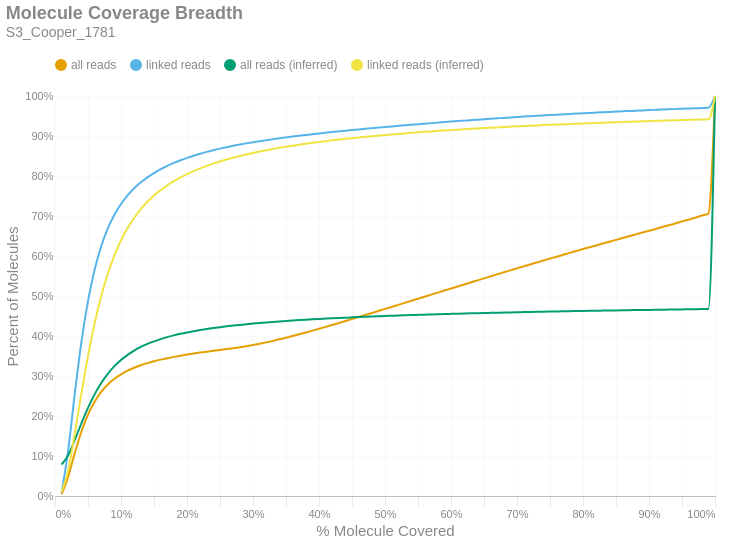

Notebook code for this chart:
### Markdown cell above
### Molecule Read Coverage
This chart shows molecule coverage breadth as computed by the number of bases aligned to that molecule. In other words, "*how much of each unique long molecule is actually sequenced/aligned?*" Keep in mind there is a distinction between sequences and alignments, since some sequences belonging to a particular molecule may not align well and wouldn't appear in the alignment data. This chart also shows molecule coverage breadth as computed by the *inferred fragment* from which the aligned sequences originate. Unlike read coverage, this calculation takes into account the total insert size, including unsequenced gaps between the forward and reverse reads. Like the previous figures, these are cumulative percents.

### Code cell
if SKIPLR:
    print_html(f"Skipped")
else:
    binned_df = consolidated_hist(valids['coverage_bp'], mask, 0.01, True)
    binned_df_inf = consolidated_hist(valids['coverage_inserts'], mask, 0.01, True)
    binned_df = binned_df.with_columns(pl.lit(binned_df_inf['all reads (cumsum)']).alias('all reads (inferred)'))
    binned_df = binned_df.with_columns(pl.lit(binned_df_inf['linked reads (cumsum)']).alias('linked reads (inferred)'))
    binned_df = binned_df.with_columns(
        (pl.col('bin').cast(pl.Float64) + 0.01).alias('right_edge')
    )

    with SafeRender(binned_df):
        (
            density_plot(binned_df, 'Molecule Coverage Breadth', samplename, 'molcov', ['all reads (inferred)','linked reads (inferred)'])
            .encode(
                #x=alt.X('bin:Q', title="% Molecule Covered").axis(format = '%').scale(padding=0),
                x=alt.X('right_edge:Q', title="% Molecule Covered").axis(format='%').scale(padding=0),
                y=alt.Y('value:Q', title='Percent of Molecules')
                    .axis(format='%')
                    .stack(False)
                    .scale(domainMin=0, padding=0),
                color=alt.Color("key:N").scale(domain = ["all reads", "linked reads", "all reads (inferred)", "linked reads (inferred)"]),
                tooltip = [
                    alt.Tooltip("key:N", title = "Data Type"),
                    alt.Tooltip("range_label:N", title="% Molecule Covered"),
                    alt.Tooltip("value:Q", format = ".2%", title="% Molecules")
                ]
            )
        ).display()

### Figure 1 — Vega-Lite specification as saved in the notebook (floating-point values rounded to 4 significant figures)
{"width": "container", "height": 400, "config": {"title": {"anchor": "start", "dy": -15, "fontSize": 18, "color": "#888888", "subtitleColor": "#888888", "subtitleFontSize": 14}, "arc": {"fill": "#0072B2"}, "axis": {"domainColor": "#888888", "domainWidth": 0.5, "gridWidth": 0.2, "grid": false, "titleFontWeight": 400, "titleFontSize": 15, "labelFontSize": 11, "labelColor": "#888888", "tickColor": "#888888", "tickWidth": 0.2, "titleColor": "#888888"}, "axisBand": {"grid": false}, "axisX": {"grid": true, "tickSize": 10, "domainCap": "round"}, "axisY": {"domain": false, "grid": true, "tickSize": 0, "domainCap": "round"}, "background": "transparent", "header": {"labelFontSize": 15, "labelColor": "#888888", "titleFontSize": 15, "titleFontWeight": 600, "titleColor": "#888888"}, "legend": {"labelFont": "sans-serif", "labelFontSize": 12, "labelColor": "#888888", "symbolSize": 100, "symbolType": "circle", "titleFontSize": 12, "titlePadding": 10, "titleColor": "#888888", "title": null, "orient": "top"}, "range": {"category": ["#E69F00", "#56B4E9", "#009E73", "#F0E442", "#0072B2", "#D55E00", "#CC79A7", "#000000"], "diverging": ["#cfe8f3", "#a2d4ec", "#73bfe2", "#46abdb", "#1696d2", "#12719e"]}, "area": {"fill": "#0072B2", "fillOpacity": 0.7, "line": true, "strokeOpacity": 0.7}, "line": {"color": "#0072B2", "stroke": "#0072B2", "strokeWidth": 2}, "trail": {"color": "#0072B2", "stroke": "#0072B2", "strokeWidth": 0, "size": 1}, "point": {"filled": true, "fillOpacity": 1.0, "size": 95}, "text": {"color": "#888888", "fontSize": 11, "align": "right", "fontWeight": 400, "size": 11}, "bar": {"fill": "#0072B2", "stroke": null}, "view": {"stroke": null, "continuousWidth": 660, "continuousHeight": 400}}, "data": {"name": "data-b69a660d8f7adb442a5e45b6319dc50c"}, "mark": {"type": "line", "interpolate": "monotone", "point": {"opacity": 0, "size": 275}}, "encoding": {"color": {"field": "key", "scale": {"domain": ["all reads", "linked reads", "all reads (inferred)", "linked reads (inferred)"]}, "type": "nominal"}, "tooltip": [{"field": "key", "title": "Data Type", "type": "nominal"}, {"field": "range_label", "title": "% Molecule Covered", "type": "nominal"}, {"field": "value", "format": ".2%", "title": "% Molecules", "type": "quantitative"}], "x": {"axis": {"format": "%"}, "field": "right_edge", "scale": {"padding": 0}, "title": "% Molecule Covered", "type": "quantitative"}, "y": {"axis": {"format": "%"}, "field": "value", "scale": {"domainMin": 0, "padding": 0}, "stack": false, "title": "Percent of Molecules", "type": "quantitative"}}, "params": [{"name": "param_c36ac31b6afebe62", "select": {"type": "point", "fields": ["key"]}, "bind": "legend"}], "title": {"text": "Molecule Coverage Breadth", "subtitle": "S3_Cooper_1781"}, "transform": [{"fold": ["all reads (cumsum)", "linked reads (cumsum)", "all reads (inferred)", "linked reads (inferred)"]}, {"calculate": "replace(datum.key, ' (cumsum)', '')", "as": "key"}, {"filter": {"param": "param_c36ac31b6afebe62"}}], "usermeta": {"embedOptions": {"downloadFileName": "S3_Cooper_1781.molcov"}}, "$schema": "https://vega.github.io/schema/vega-lite/v6.1.0.json", "datasets": {"data-b69a660d8f7adb442a5e45b6319dc50c": [{"bin": "0.0", "interval": "0.0-0.01", "all reads": 0.004047, "linked reads": 0.008805, "all reads (cumsum)": 0.004047, "linked reads (cumsum)": 0.008805, "range_label": "0.0-0.01", "all reads (inferred)": 0.07869, "linked reads (inferred)": 0.01001, "right_edge": 0.01}, {"bin": "0.01", "interval": "0.01-0.02", "all reads": 0.04437, "linked reads": 0.1055, "all reads (cumsum)": 0.04842, "linked reads (cumsum)": 0.1143, "range_label": "0.01-0.02", "all reads (inferred)": 0.1017, "linked reads (inferred)": 0.06412, "right_edge": 0.02}, {"bin": "0.02", "interval": "0.02-0.03", "all reads": 0.05896, "linked reads": 0.1418, "all reads (cumsum)": 0.1074, "linked reads (cumsum)": 0.2561, "range_label": "0.02-0.03", "all reads (inferred)": 0.1401, "linked reads (inferred)": 0.1561, "right_edge": 0.03}, {"bin": "0.03", "interval": "0.03-0.04", "all reads": 0.05331, "linked reads": 0.1285, "all reads (cumsum)": 0.1607, "linked reads (cumsum)": 0.3846, "range_label": "0.03-0.04", "all reads (inferred)": 0.1818, "linked reads (inferred)": 0.2565, "right_edge": 0.04}, {"bin": "0.04", "interval": "0.04-0.05", "all reads": 0.04254, "linked reads": 0.1026, "all reads (cumsum)": 0.2032, "linked reads (cumsum)": 0.4872, "range_label": "0.04-0.05", "all reads (inferred)": 0.2204, "linked reads (inferred)": 0.3498, "right_edge": 0.05}, {"bin": "0.05", "interval": "0.05-0.06", "all reads": 0.03252, "linked reads": 0.07835, "all reads (cumsum)": 0.2358, "linked reads (cumsum)": 0.5655, "range_label": "0.05-0.06", "all reads (inferred)": 0.2541, "linked reads (inferred)": 0.4312, "right_edge": 0.06}, {"bin": "0.06", "interval": "0.06-0.07", "all reads": 0.02447, "linked reads": 0.05891, "all reads (cumsum)": 0.2602, "linked reads (cumsum)": 0.6244, "range_label": "0.06-0.07", "all reads (inferred)": 0.2823, "linked reads (inferred)": 0.4994, "right_edge": 0.07}, {"bin": "0.07", "interval": "0.07-0.08", "all reads": 0.01846, "linked reads": 0.04438, "all reads (cumsum)": 0.2787, "linked reads (cumsum)": 0.6688, "range_label": "0.07-0.08", "all reads (inferred)": 0.3055, "linked reads (inferred)": 0.5556, "right_edge": 0.08}, {"bin": "0.08", "interval": "0.08-0.09", "all reads": 0.01435, "linked reads": 0.03442, "all reads (cumsum)": 0.293, "linked reads (cumsum)": 0.7032, "range_label": "0.08-0.09", "all reads (inferred)": 0.3246, "linked reads (inferred)": 0.6016, "right_edge": 0.09}, {"bin": "0.09", "interval": "0.09-0.1", "all reads": 0.01121, "linked reads": 0.02683, "all reads (cumsum)": 0.3042, "linked reads (cumsum)": 0.73, "range_label": "0.09-0.1", "all reads (inferred)": 0.3401, "linked reads (inferred)": 0.6391, "right_edge": 0.1}, {"bin": "0.1", "interval": "0.1-0.11", "all reads": 0.009091, "linked reads": 0.0217, "all reads (cumsum)": 0.3133, "linked reads (cumsum)": 0.7517, "range_label": "0.1-0.11", "all reads (inferred)": 0.3529, "linked reads (inferred)": 0.67, "right_edge": 0.11}, {"bin": "0.11", "interval": "0.11-0.12", "all reads": 0.007409, "linked reads": 0.01762, "all reads (cumsum)": 0.3207, "linked reads (cumsum)": 0.7694, "range_label": "0.11-0.12", "all reads (inferred)": 0.3636, "linked reads (inferred)": 0.6957, "right_edge": 0.12}, {"bin": "0.12", "interval": "0.12-0.13", "all reads": 0.006237, "linked reads": 0.01479, "all reads (cumsum)": 0.327, "linked reads (cumsum)": 0.7841, "range_label": "0.12-0.13", "all reads (inferred)": 0.3726, "linked reads (inferred)": 0.7173, "right_edge": 0.13}, {"bin": "0.13", "interval": "0.13-0.14", "all reads": 0.005292, "linked reads": 0.01249, "all reads (cumsum)": 0.3323, "linked reads (cumsum)": 0.7966, "range_label": "0.13-0.14", "all reads (inferred)": 0.3801, "linked reads (inferred)": 0.7355, "right_edge": 0.14}, {"bin": "0.14", "interval": "0.14-0.15", "all reads": 0.004605, "linked reads": 0.0108, "all reads (cumsum)": 0.3369, "linked reads (cumsum)": 0.8074, "range_label": "0.14-0.15", "all reads (inferred)": 0.3866, "linked reads (inferred)": 0.7511, "right_edge": 0.15}, {"bin": "0.15", "interval": "0.15-0.16", "all reads": 0.004068, "linked reads": 0.009453, "all reads (cumsum)": 0.3409, "linked reads (cumsum)": 0.8169, "range_label": "0.15-0.16", "all reads (inferred)": 0.3922, "linked reads (inferred)": 0.7646, "right_edge": 0.16}, {"bin": "0.16", "interval": "0.16-0.17", "all reads": 0.00363, "linked reads": 0.008348, "all reads (cumsum)": 0.3446, "linked reads (cumsum)": 0.8252, "range_label": "0.16-0.17", "all reads (inferred)": 0.3971, "linked reads (inferred)": 0.7764, "right_edge": 0.17}, {"bin": "0.17", "interval": "0.17-0.18", "all reads": 0.00327, "linked reads": 0.007393, "all reads (cumsum)": 0.3478, "linked reads (cumsum)": 0.8326, "range_label": "0.17-0.18", "all reads (inferred)": 0.4015, "linked reads (inferred)": 0.7869, "right_edge": 0.18}, {"bin": "0.18", "interval": "0.18-0.19", "all reads": 0.002996, "linked reads": 0.006629, "all reads (cumsum)": 0.3508, "linked reads (cumsum)": 0.8393, "range_label": "0.18-0.19", "all reads (inferred)": 0.4054, "linked reads (inferred)": 0.7963, "right_edge": 0.19}, {"bin": "0.19", "interval": "0.19-0.2", "all reads": 0.002792, "linked reads": 0.006054, "all reads (cumsum)": 0.3536, "linked reads (cumsum)": 0.8453, "range_label": "0.19-0.2", "all reads (inferred)": 0.4089, "linked reads (inferred)": 0.8047, "right_edge": 0.2}, {"bin": "0.2", "interval": "0.2-0.21", "all reads": 0.002552, "linked reads": 0.005423, "all reads (cumsum)": 0.3562, "linked reads (cumsum)": 0.8507, "range_label": "0.2-0.21", "all reads (inferred)": 0.412, "linked reads (inferred)": 0.8122, "right_edge": 0.21}, {"bin": "0.21", "interval": "0.21-0.22", "all reads": 0.002404, "linked reads": 0.004945, "all reads (cumsum)": 0.3586, "linked reads (cumsum)": 0.8557, "range_label": "0.21-0.22", "all reads (inferred)": 0.4148, "linked reads (inferred)": 0.8189, "right_edge": 0.22}, {"bin": "0.22", "interval": "0.22-0.23", "all reads": 0.002282, "linked reads": 0.004576, "all reads (cumsum)": 0.3609, "linked reads (cumsum)": 0.8603, "range_label": "0.22-0.23", "all reads (inferred)": 0.4175, "linked reads (inferred)": 0.8252, "right_edge": 0.23}, {"bin": "0.23", "interval": "0.23-0.24", "all reads": 0.002207, "linked reads": 0.004263, "all reads (cumsum)": 0.3631, "linked reads (cumsum)": 0.8645, "range_label": "0.23-0.24", "all reads (inferred)": 0.4199, "linked reads (inferred)": 0.8309, "right_edge": 0.24}, {"bin": "0.24", "interval": "0.24-0.25", "all reads": 0.002123, "linked reads": 0.003918, "all reads (cumsum)": 0.3652, "linked reads (cumsum)": 0.8684, "range_label": "0.24-0.25", "all reads (inferred)": 0.4221, "linked reads (inferred)": 0.8363, "right_edge": 0.25}, {"bin": "0.25", "interval": "0.25-0.26", "all reads": 0.002053, "linked reads": 0.003602, "all reads (cumsum)": 0.3673, "linked reads (cumsum)": 0.872, "range_label": "0.25-0.26", "all reads (inferred)": 0.4241, "linked reads (inferred)": 0.8411, "right_edge": 0.26}, {"bin": "0.26", "interval": "0.26-0.27", "all reads": 0.002162, "linked reads": 0.003385, "all reads (cumsum)": 0.3694, "linked reads (cumsum)": 0.8754, "range_label": "0.26-0.27", "all reads (inferred)": 0.426, "linked reads (inferred)": 0.8457, "right_edge": 0.27}, {"bin": "0.27", "interval": "0.27-0.28", "all reads": 0.002365, "linked reads": 0.003137, "all reads (cumsum)": 0.3718, "linked reads (cumsum)": 0.8786, "range_label": "0.27-0.28", "all reads (inferred)": 0.4278, "linked reads (inferred)": 0.8499, "right_edge": 0.28}, {"bin": "0.28", "interval": "0.28-0.29", "all reads": 0.002647, "linked reads": 0.002966, "all reads (cumsum)": 0.3744, "linked reads (cumsum)": 0.8815, "range_label": "0.28-0.29", "all reads (inferred)": 0.4295, "linked reads (inferred)": 0.8538, "right_edge": 0.29}, {"bin": "0.29", "interval": "0.29-0.3", "all reads": 0.002962, "linked reads": 0.002828, "all reads (cumsum)": 0.3774, "linked reads (cumsum)": 0.8844, "range_label": "0.29-0.3", "all reads (inferred)": 0.431, "linked reads (inferred)": 0.8576, "right_edge": 0.3}, {"bin": "0.3", "interval": "0.3-0.31", "all reads": 0.003203, "linked reads": 0.002641, "all reads (cumsum)": 0.3806, "linked reads (cumsum)": 0.887, "range_label": "0.3-0.31", "all reads (inferred)": 0.4325, "linked reads (inferred)": 0.861, "right_edge": 0.31}, {"bin": "0.31", "interval": "0.31-0.32", "all reads": 0.003473, "linked reads": 0.002544, "all reads (cumsum)": 0.3841, "linked reads (cumsum)": 0.8895, "range_label": "0.31-0.32", "all reads (inferred)": 0.4338, "linked reads (inferred)": 0.8643, "right_edge": 0.32}, {"bin": "0.32", "interval": "0.32-0.33", "all reads": 0.00374, "linked reads": 0.002419, "all reads (cumsum)": 0.3878, "linked reads (cumsum)": 0.892, "range_label": "0.32-0.33", "all reads (inferred)": 0.4351, "linked reads (inferred)": 0.8674, "right_edge": 0.33}, {"bin": "0.33", "interval": "0.33-0.34", "all reads": 0.003866, "linked reads": 0.002313, "all reads (cumsum)": 0.3917, "linked reads (cumsum)": 0.8943, "range_label": "0.33-0.34", "all reads (inferred)": 0.4364, "linked reads (inferred)": 0.8703, "right_edge": 0.34}, {"bin": "0.34", "interval": "0.34-0.35", "all reads": 0.004026, "linked reads": 0.002154, "all reads (cumsum)": 0.3957, "linked reads (cumsum)": 0.8964, "range_label": "0.34-0.35", "all reads (inferred)": 0.4375, "linked reads (inferred)": 0.8731, "right_edge": 0.35}, {"bin": "0.35", "interval": "0.35-0.36", "all reads": 0.00423, "linked reads": 0.002103, "all reads (cumsum)": 0.3999, "linked reads (cumsum)": 0.8985, "range_label": "0.35-0.36", "all reads (inferred)": 0.4387, "linked reads (inferred)": 0.8757, "right_edge": 0.36}, {"bin": "0.36", "interval": "0.36-0.37", "all reads": 0.004356, "linked reads": 0.002044, "all reads (cumsum)": 0.4043, "linked reads (cumsum)": 0.9006, "range_label": "0.36-0.37", "all reads (inferred)": 0.4397, "linked reads (inferred)": 0.8782, "right_edge": 0.37}, {"bin": "0.37", "interval": "0.37-0.38", "all reads": 0.004482, "linked reads": 0.002011, "all reads (cumsum)": 0.4088, "linked reads (cumsum)": 0.9026, "range_label": "0.37-0.38", "all reads (inferred)": 0.4407, "linked reads (inferred)": 0.8806, "right_edge": 0.38}, {"bin": "0.38", "interval": "0.38-0.39", "all reads": 0.004591, "linked reads": 0.001903, "all reads (cumsum)": 0.4134, "linked reads (cumsum)": 0.9045, "range_label": "0.38-0.39", "all reads (inferred)": 0.4417, "linked reads (inferred)": 0.8829, "right_edge": 0.39}, {"bin": "0.39", "interval": "0.39-0.4", "all reads": 0.004784, "linked reads": 0.001882, "all reads (cumsum)": 0.4181, "linked reads (cumsum)": 0.9064, "range_label": "0.39-0.4", "all reads (inferred)": 0.4426, "linked reads (inferred)": 0.8851, "right_edge": 0.4}, {"bin": "0.4", "interval": "0.4-0.41", "all reads": 0.004645, "linked reads": 0.001766, "all reads (cumsum)": 0.4228, "linked reads (cumsum)": 0.9081, "range_label": "0.4-0.41", "all reads (inferred)": 0.4435, "linked reads (inferred)": 0.8872, "right_edge": 0.41}, {"bin": "0.41", "interval": "0.41-0.42", "all reads": 0.004813, "linked reads": 0.001744, "all reads (cumsum)": 0.4276, "linked reads (cumsum)": 0.9099, "range_label": "0.41-0.42", "all reads (inferred)": 0.4443, "linked reads (inferred)": 0.8891, "right_edge": 0.42}, {"bin": "0.42", "interval": "0.42-0.43", "all reads": 0.004876, "linked reads": 0.001678, "all reads (cumsum)": 0.4325, "linked reads (cumsum)": 0.9116, "range_label": "0.42-0.43", "all reads (inferred)": 0.4451, "linked reads (inferred)": 0.891, "right_edge": 0.43}, {"bin": "0.43", "interval": "0.43-0.44", "all reads": 0.004872, "linked reads": 0.001665, "all reads (cumsum)": 0.4373, "linked reads (cumsum)": 0.9132, "range_label": "0.43-0.44", "all reads (inferred)": 0.4459, "linked reads (inferred)": 0.8929, "right_edge": 0.44}, {"bin": "0.44", "interval": "0.44-0.45", "all reads": 0.004967, "linked reads": 0.001625, "all reads (cumsum)": 0.4423, "linked reads (cumsum)": 0.9149, "range_label": "0.44-0.45", "all reads (inferred)": 0.4466, "linked reads (inferred)": 0.8946, "right_edge": 0.45}, {"bin": "0.45", "interval": "0.45-0.46", "all reads": 0.004999, "linked reads": 0.00159, "all reads (cumsum)": 0.4473, "linked reads (cumsum)": 0.9164, "range_label": "0.45-0.46", "all reads (inferred)": 0.4474, "linked reads (inferred)": 0.8963, "right_edge": 0.46}, {"bin": "0.46", "interval": "0.46-0.47", "all reads": 0.00503, "linked reads": 0.001547, "all reads (cumsum)": 0.4523, "linked reads (cumsum)": 0.918, "range_label": "0.46-0.47", "all reads (inferred)": 0.4481, "linked reads (inferred)": 0.898, "right_edge": 0.47}, {"bin": "0.47", "interval": "0.47-0.48", "all reads": 0.005078, "linked reads": 0.001546, "all reads (cumsum)": 0.4574, "linked reads (cumsum)": 0.9195, "range_label": "0.47-0.48", "all reads (inferred)": 0.4487, "linked reads (inferred)": 0.8995, "right_edge": 0.48}, {"bin": "0.48", "interval": "0.48-0.49", "all reads": 0.004901, "linked reads": 0.001527, "all reads (cumsum)": 0.4623, "linked reads (cumsum)": 0.9211, "range_label": "0.48-0.49", "all reads (inferred)": 0.4494, "linked reads (inferred)": 0.901, "right_edge": 0.49}, {"bin": "0.49", "interval": "0.49-0.5", "all reads": 0.005452, "linked reads": 0.00151, "all reads (cumsum)": 0.4678, "linked reads (cumsum)": 0.9226, "range_label": "0.49-0.5", "all reads (inferred)": 0.45, "linked reads (inferred)": 0.9025, "right_edge": 0.5}, {"bin": "0.5", "interval": "0.5-0.51", "all reads": 0.004722, "linked reads": 0.001421, "all reads (cumsum)": 0.4725, "linked reads (cumsum)": 0.924, "range_label": "0.5-0.51", "all reads (inferred)": 0.4506, "linked reads (inferred)": 0.9039, "right_edge": 0.51}, {"bin": "0.51", "interval": "0.51-0.52", "all reads": 0.005331, "linked reads": 0.001445, "all reads (cumsum)": 0.4778, "linked reads (cumsum)": 0.9254, "range_label": "0.51-0.52", "all reads (inferred)": 0.4512, "linked reads (inferred)": 0.9052, "right_edge": 0.52}, {"bin": "0.52", "interval": "0.52-0.53", "all reads": 0.005081, "linked reads": 0.001403, "all reads (cumsum)": 0.4829, "linked reads (cumsum)": 0.9268, "range_label": "0.52-0.53", "all reads (inferred)": 0.4517, "linked reads (inferred)": 0.9066, "right_edge": 0.53}, {"bin": "0.53", "interval": "0.53-0.54", "all reads": 0.005136, "linked reads": 0.001366, "all reads (cumsum)": 0.488, "linked reads (cumsum)": 0.9282, "range_label": "0.53-0.54", "all reads (inferred)": 0.4523, "linked reads (inferred)": 0.9079, "right_edge": 0.54}, {"bin": "0.54", "interval": "0.54-0.55", "all reads": 0.005066, "linked reads": 0.001339, "all reads (cumsum)": 0.4931, "linked reads (cumsum)": 0.9295, "range_label": "0.54-0.55", "all reads (inferred)": 0.4528, "linked reads (inferred)": 0.9091, "right_edge": 0.55}, {"bin": "0.55", "interval": "0.55-0.56", "all reads": 0.005164, "linked reads": 0.00131, "all reads (cumsum)": 0.4983, "linked reads (cumsum)": 0.9309, "range_label": "0.55-0.56", "all reads (inferred)": 0.4534, "linked reads (inferred)": 0.9103, "right_edge": 0.56}, {"bin": "0.56", "interval": "0.56-0.57", "all reads": 0.00514, "linked reads": 0.001336, "all reads (cumsum)": 0.5034, "linked reads (cumsum)": 0.9322, "range_label": "0.56-0.57", "all reads (inferred)": 0.4539, "linked reads (inferred)": 0.9116, "right_edge": 0.57}, {"bin": "0.57", "interval": "0.57-0.58", "all reads": 0.005035, "linked reads": 0.001295, "all reads (cumsum)": 0.5084, "linked reads (cumsum)": 0.9335, "range_label": "0.57-0.58", "all reads (inferred)": 0.4544, "linked reads (inferred)": 0.9127, "right_edge": 0.58}, {"bin": "0.58", "interval": "0.58-0.59", "all reads": 0.005107, "linked reads": 0.001287, "all reads (cumsum)": 0.5136, "linked reads (cumsum)": 0.9348, "range_label": "0.58-0.59", "all reads (inferred)": 0.4549, "linked reads (inferred)": 0.9138, "right_edge": 0.59}, {"bin": "0.59", "interval": "0.59-0.6", "all reads": 0.005234, "linked reads": 0.001267, "all reads (cumsum)": 0.5188, "linked reads (cumsum)": 0.936, "range_label": "0.59-0.6", "all reads (inferred)": 0.4553, "linked reads (inferred)": 0.9148, "right_edge": 0.6}, {"bin": "0.6", "interval": "0.6-0.61", "all reads": 0.004938, "linked reads": 0.001213, "all reads (cumsum)": 0.5237, "linked reads (cumsum)": 0.9373, "range_label": "0.6-0.61", "all reads (inferred)": 0.4558, "linked reads (inferred)": 0.9159, "right_edge": 0.61}, {"bin": "0.61", "interval": "0.61-0.62", "all reads": 0.00518, "linked reads": 0.001185, "all reads (cumsum)": 0.5289, "linked reads (cumsum)": 0.9384, "range_label": "0.61-0.62", "all reads (inferred)": 0.4562, "linked reads (inferred)": 0.9169, "right_edge": 0.62}, {"bin": "0.62", "interval": "0.62-0.63", "all reads": 0.005036, "linked reads": 0.001195, "all reads (cumsum)": 0.5339, "linked reads (cumsum)": 0.9396, "range_label": "0.62-0.63", "all reads (inferred)": 0.4566, "linked reads (inferred)": 0.9179, "right_edge": 0.63}, {"bin": "0.63", "interval": "0.63-0.64", "all reads": 0.005064, "linked reads": 0.001172, "all reads (cumsum)": 0.539, "linked reads (cumsum)": 0.9408, "range_label": "0.63-0.64", "all reads (inferred)": 0.457, "linked reads (inferred)": 0.9188, "right_edge": 0.64}, {"bin": "0.64", "interval": "0.64-0.65", "all reads": 0.005014, "linked reads": 0.001122, "all reads (cumsum)": 0.544, "linked reads (cumsum)": 0.9419, "range_label": "0.64-0.65", "all reads (inferred)": 0.4575, "linked reads (inferred)": 0.9198, "right_edge": 0.65}, {"bin": "0.65", "interval": "0.65-0.66", "all reads": 0.005248, "linked reads": 0.001165, "all reads (cumsum)": 0.5493, "linked reads (cumsum)": 0.9431, "range_label": "0.65-0.66", "all reads (inferred)": 0.4579, "linked reads (inferred)": 0.9207, "right_edge": 0.66}, {"bin": "0.66", "interval": "0.66-0.67", "all reads": 0.004942, "linked reads": 0.001086, "all reads (cumsum)": 0.5542, "linked reads (cumsum)": 0.9442, "range_label": "0.66-0.67", "all reads (inferred)": 0.4582, "linked reads (inferred)": 0.9216, "right_edge": 0.67}, {"bin": "0.67", "interval": "0.67-0.68", "all reads": 0.005015, "linked reads": 0.001106, "all reads (cumsum)": 0.5592, "linked reads (cumsum)": 0.9453, "range_label": "0.67-0.68", "all reads (inferred)": 0.4586, "linked reads (inferred)": 0.9224, "right_edge": 0.68}, {"bin": "0.68", "interval": "0.68-0.69", "all reads": 0.004875, "linked reads": 0.001074, "all reads (cumsum)": 0.5641, "linked reads (cumsum)": 0.9464, "range_label": "0.68-0.69", "all reads (inferred)": 0.459, "linked reads (inferred)": 0.9233, "right_edge": 0.69}, {"bin": "0.69", "interval": "0.69-0.7", "all reads": 0.005043, "linked reads": 0.001053, "all reads (cumsum)": 0.5691, "linked reads (cumsum)": 0.9474, "range_label": "0.69-0.7", "all reads (inferred)": 0.4594, "linked reads (inferred)": 0.9241, "right_edge": 0.7}, {"bin": "0.7", "interval": "0.7-0.71", "all reads": 0.004895, "linked reads": 0.001043, "all reads (cumsum)": 0.574, "linked reads (cumsum)": 0.9485, "range_label": "0.7-0.71", "all reads (inferred)": 0.4597, "linked reads (inferred)": 0.9249, "right_edge": 0.71}, {"bin": "0.71", "interval": "0.71-0.72", "all reads": 0.004853, "linked reads": 0.0009971, "all reads (cumsum)": 0.5789, "linked reads (cumsum)": 0.9495, "range_label": "0.71-0.72", "all reads (inferred)": 0.4601, "linked reads (inferred)": 0.9257, "right_edge": 0.72}, {"bin": "0.72", "interval": "0.72-0.73", "all reads": 0.004931, "linked reads": 0.0009845, "all reads (cumsum)": 0.5838, "linked reads (cumsum)": 0.9504, "range_label": "0.72-0.73", "all reads (inferred)": 0.4604, "linked reads (inferred)": 0.9265, "right_edge": 0.73}, {"bin": "0.73", "interval": "0.73-0.74", "all reads": 0.004792, "linked reads": 0.0009762, "all reads (cumsum)": 0.5886, "linked reads (cumsum)": 0.9514, "range_label": "0.73-0.74", "all reads (inferred)": 0.4607, "linked reads (inferred)": 0.9272, "right_edge": 0.74}, {"bin": "0.74", "interval": "0.74-0.75", "all reads": 0.005022, "linked reads": 0.0009712, "all reads (cumsum)": 0.5936, "linked reads (cumsum)": 0.9524, "range_label": "0.74-0.75", "all reads (inferred)": 0.4611, "linked reads (inferred)": 0.9279, "right_edge": 0.75}, {"bin": "0.75", "interval": "0.75-0.76", "all reads": 0.004672, "linked reads": 0.0009239, "all reads (cumsum)": 0.5983, "linked reads (cumsum)": 0.9533, "range_label": "0.75-0.76", "all reads (inferred)": 0.4614, "linked reads (inferred)": 0.9287, "right_edge": 0.76}, {"bin": "0.76", "interval": "0.76-0.77", "all reads": 0.004736, "linked reads": 0.0008888, "all reads (cumsum)": 0.603, "linked reads (cumsum)": 0.9542, "range_label": "0.76-0.77", "all reads (inferred)": 0.4617, "linked reads (inferred)": 0.9293, "right_edge": 0.77}, {"bin": "0.77", "interval": "0.77-0.78", "all reads": 0.004763, "linked reads": 0.0009056, "all reads (cumsum)": 0.6078, "linked reads (cumsum)": 0.9551, "range_label": "0.77-0.78", "all reads (inferred)": 0.462, "linked reads (inferred)": 0.93, "right_edge": 0.78}, {"bin": "0.78", "interval": "0.78-0.79", "all reads": 0.004661, "linked reads": 0.0008702, "all reads (cumsum)": 0.6125, "linked reads (cumsum)": 0.956, "range_label": "0.78-0.79", "all reads (inferred)": 0.4623, "linked reads (inferred)": 0.9307, "right_edge": 0.79}, {"bin": "0.79", "interval": "0.79-0.8", "all reads": 0.004902, "linked reads": 0.0009011, "all reads (cumsum)": 0.6174, "linked reads (cumsum)": 0.9569, "range_label": "0.79-0.8", "all reads (inferred)": 0.4626, "linked reads (inferred)": 0.9314, "right_edge": 0.8}, {"bin": "0.8", "interval": "0.8-0.81", "all reads": 0.004443, "linked reads": 0.000847, "all reads (cumsum)": 0.6218, "linked reads (cumsum)": 0.9577, "range_label": "0.8-0.81", "all reads (inferred)": 0.4629, "linked reads (inferred)": 0.9321, "right_edge": 0.81}, {"bin": "0.81", "interval": "0.81-0.82", "all reads": 0.004617, "linked reads": 0.0008393, "all reads (cumsum)": 0.6264, "linked reads (cumsum)": 0.9586, "range_label": "0.81-0.82", "all reads (inferred)": 0.4632, "linked reads (inferred)": 0.9327, "right_edge": 0.82}, {"bin": "0.82", "interval": "0.82-0.83", "all reads": 0.004675, "linked reads": 0.000837, "all reads (cumsum)": 0.6311, "linked reads (cumsum)": 0.9594, "range_label": "0.82-0.83", "all reads (inferred)": 0.4635, "linked reads (inferred)": 0.9333, "right_edge": 0.83}, {"bin": "0.83", "interval": "0.83-0.84", "all reads": 0.004603, "linked reads": 0.0008144, "all reads (cumsum)": 0.6357, "linked reads (cumsum)": 0.9602, "range_label": "0.83-0.84", "all reads (inferred)": 0.4638, "linked reads (inferred)": 0.9339, "right_edge": 0.84}, {"bin": "0.84", "interval": "0.84-0.85", "all reads": 0.004541, "linked reads": 0.0007636, "all reads (cumsum)": 0.6403, "linked reads (cumsum)": 0.961, "range_label": "0.84-0.85", "all reads (inferred)": 0.464, "linked reads (inferred)": 0.9345, "right_edge": 0.85}, {"bin": "0.85", "interval": "0.85-0.86", "all reads": 0.004655, "linked reads": 0.0007742, "all reads (cumsum)": 0.6449, "linked reads (cumsum)": 0.9617, "range_label": "0.85-0.86", "all reads (inferred)": 0.4643, "linked reads (inferred)": 0.9351, "right_edge": 0.86}, {"bin": "0.86", "interval": "0.86-0.87", "all reads": 0.004518, "linked reads": 0.000743, "all reads (cumsum)": 0.6494, "linked reads (cumsum)": 0.9625, "range_label": "0.86-0.87", "all reads (inferred)": 0.4646, "linked reads (inferred)": 0.9357, "right_edge": 0.87}, {"bin": "0.87", "interval": "0.87-0.88", "all reads": 0.00459, "linked reads": 0.0007508, "all reads (cumsum)": 0.654, "linked reads (cumsum)": 0.9632, "range_label": "0.87-0.88", "all reads (inferred)": 0.4648, "linked reads (inferred)": 0.9362, "right_edge": 0.88}, {"bin": "0.88", "interval": "0.88-0.89", "all reads": 0.004521, "linked reads": 0.0007171, "all reads (cumsum)": 0.6585, "linked reads (cumsum)": 0.964, "range_label": "0.88-0.89", "all reads (inferred)": 0.4651, "linked reads (inferred)": 0.9367, "right_edge": 0.89}, {"bin": "0.89", "interval": "0.89-0.9", "all reads": 0.004637, "linked reads": 0.0007435, "all reads (cumsum)": 0.6632, "linked reads (cumsum)": 0.9647, "range_label": "0.89-0.9", "all reads (inferred)": 0.4653, "linked reads (inferred)": 0.9373, "right_edge": 0.9}, {"bin": "0.9", "interval": "0.9-0.91", "all reads": 0.004383, "linked reads": 0.0007048, "all reads (cumsum)": 0.6676, "linked reads (cumsum)": 0.9654, "range_label": "0.9-0.91", "all reads (inferred)": 0.4656, "linked reads (inferred)": 0.9378, "right_edge": 0.91}, {"bin": "0.91", "interval": "0.91-0.92", "all reads": 0.00494, "linked reads": 0.0007063, "all reads (cumsum)": 0.6725, "linked reads (cumsum)": 0.9661, "range_label": "0.91-0.92", "all reads (inferred)": 0.4658, "linked reads (inferred)": 0.9383, "right_edge": 0.92}, {"bin": "0.92", "interval": "0.92-0.93", "all reads": 0.004263, "linked reads": 0.0006812, "all reads (cumsum)": 0.6768, "linked reads (cumsum)": 0.9668, "range_label": "0.92-0.93", "all reads (inferred)": 0.466, "linked reads (inferred)": 0.9388, "right_edge": 0.93}, {"bin": "0.93", "interval": "0.93-0.94", "all reads": 0.004665, "linked reads": 0.0006473, "all reads (cumsum)": 0.6814, "linked reads (cumsum)": 0.9674, "range_label": "0.93-0.94", "all reads (inferred)": 0.4663, "linked reads (inferred)": 0.9394, "right_edge": 0.94}, {"bin": "0.94", "interval": "0.94-0.95", "all reads": 0.005047, "linked reads": 0.0006588, "all reads (cumsum)": 0.6865, "linked reads (cumsum)": 0.9681, "range_label": "0.94-0.95", "all reads (inferred)": 0.4665, "linked reads (inferred)": 0.9399, "right_edge": 0.95}, {"bin": "0.95", "interval": "0.95-0.96", "all reads": 0.004217, "linked reads": 0.0006443, "all reads (cumsum)": 0.6907, "linked reads (cumsum)": 0.9687, "range_label": "0.95-0.96", "all reads (inferred)": 0.4668, "linked reads (inferred)": 0.9403, "right_edge": 0.96}, {"bin": "0.96", "interval": "0.96-0.97", "all reads": 0.005, "linked reads": 0.0006247, "all reads (cumsum)": 0.6957, "linked reads (cumsum)": 0.9694, "range_label": "0.96-0.97", "all reads (inferred)": 0.467, "linked reads (inferred)": 0.9409, "right_edge": 0.97}, {"bin": "0.97", "interval": "0.97-0.98", "all reads": 0.00526, "linked reads": 0.0005744, "all reads (cumsum)": 0.7009, "linked reads (cumsum)": 0.9699, "range_label": "0.97-0.98", "all reads (inferred)": 0.4673, "linked reads (inferred)": 0.9414, "right_edge": 0.98}, {"bin": "0.98", "interval": "0.98-0.99", "all reads": 0.005124, "linked reads": 0.0006058, "all reads (cumsum)": 0.7061, "linked reads (cumsum)": 0.9706, "range_label": "0.98-0.99", "all reads (inferred)": 0.4676, "linked reads (inferred)": 0.9419, "right_edge": 0.99}, {"bin": "0.99", "interval": "0.99-1.0", "all reads": 0.2939, "linked reads": 0.02945, "all reads (cumsum)": 1.0, "linked reads (cumsum)": 1.0, "range_label": "0.99-1.0", "all reads (inferred)": 1.0, "linked reads (inferred)": 1.0, "right_edge": 1.0}]}}
